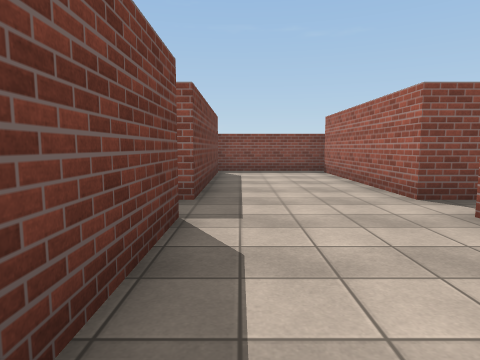
view 1 (above)

20 first-person views from a walk through a Unity game level. The camera is 1.3 m above the floor, tilts 6° down and sees 75° across. The floor is counted in squares, 2 m on a side. Each view is taken from the middle of a square. On the plan, view 1 faces up. The plan holds only what a view shows up to about 10 squares ahead; the rest is blank. The place goes on beyond the plan. Surface patterns are stand-ins for the level's own textures.

view 2
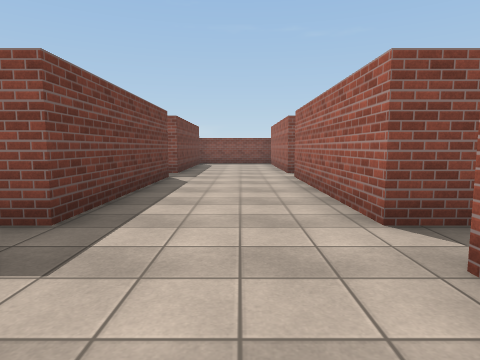

view 3
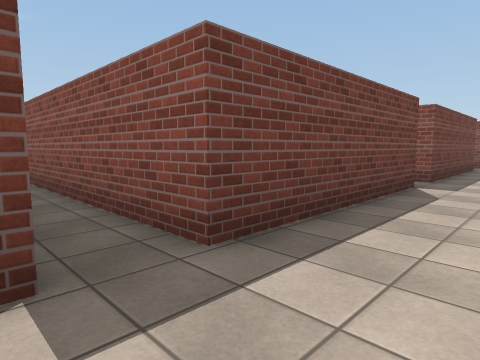

view 4
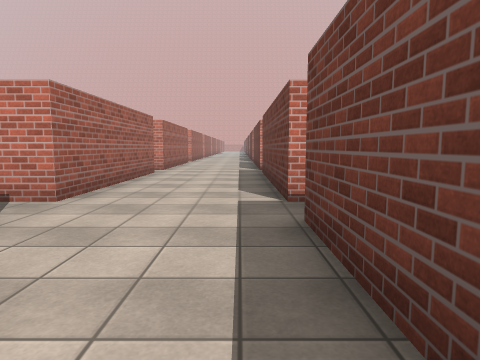

view 5
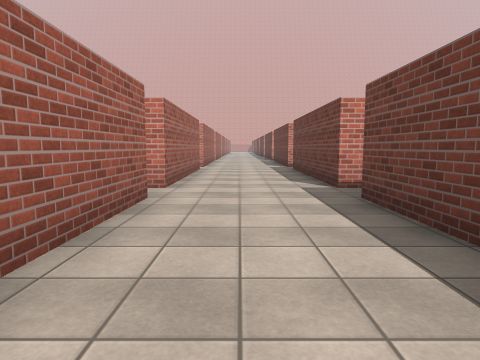

view 6
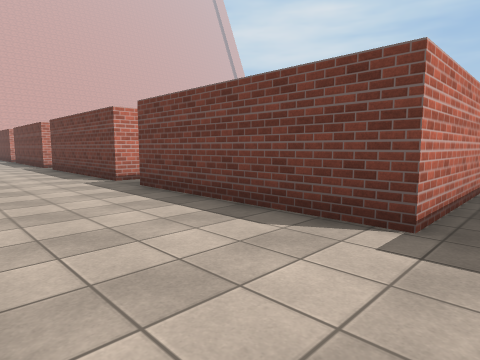

view 7
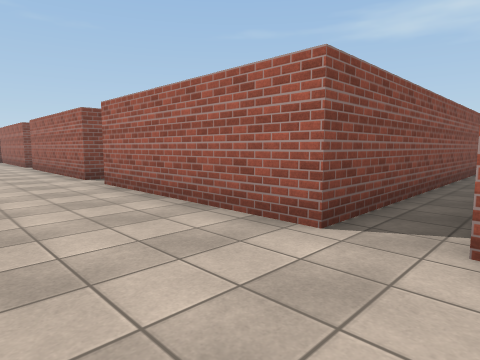

view 8
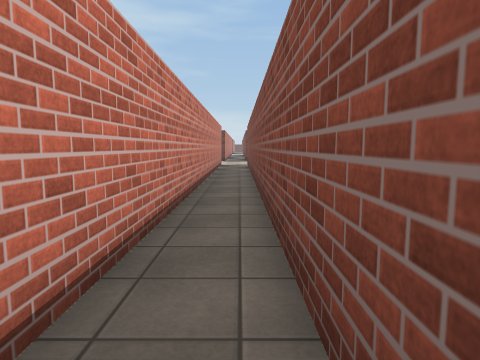

view 9
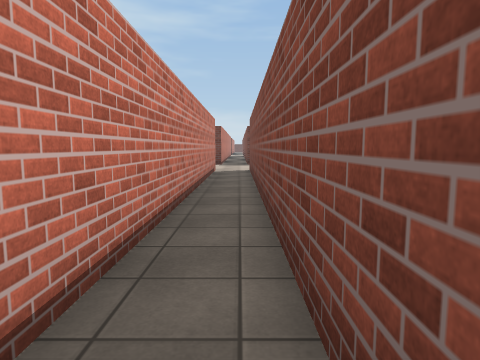

view 10
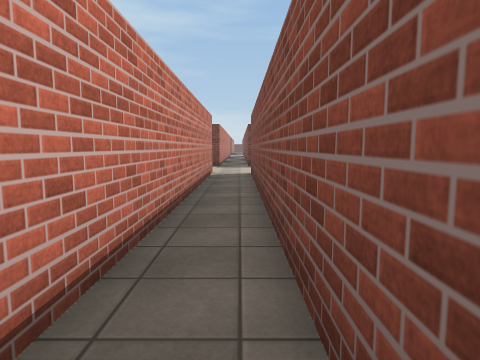

view 11
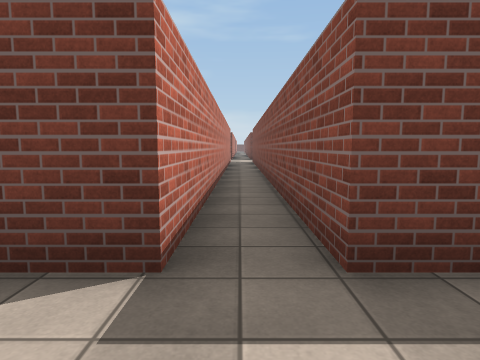

view 12
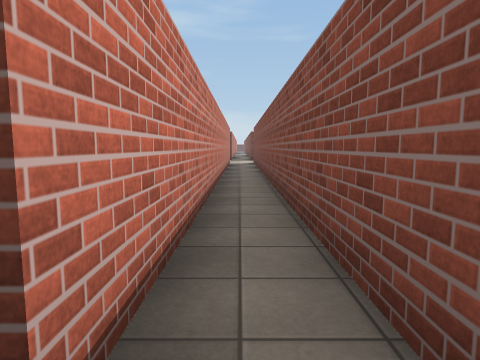

view 13
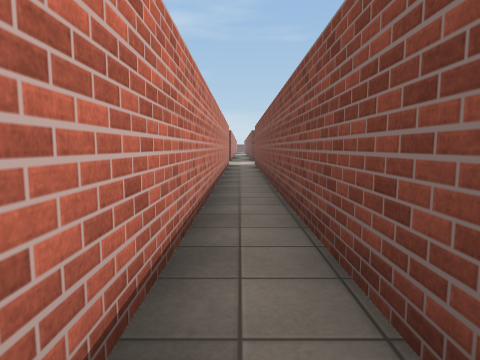

view 14
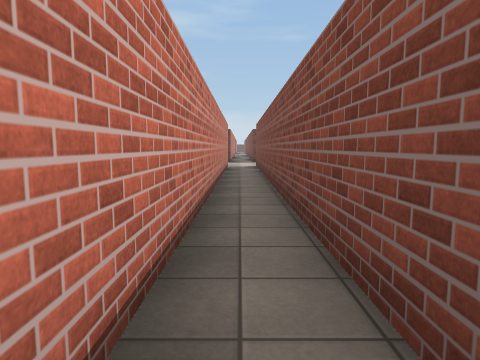

view 15
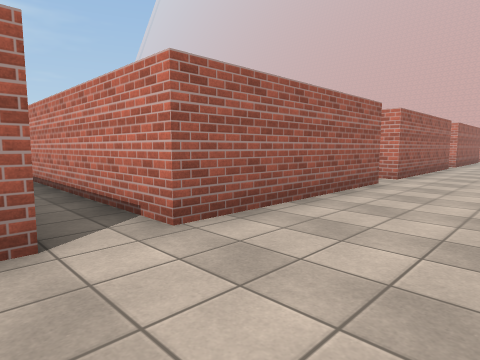

view 16
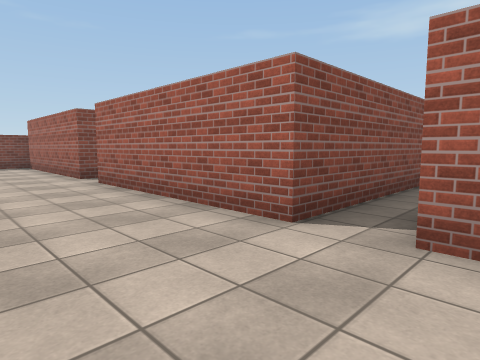

view 17
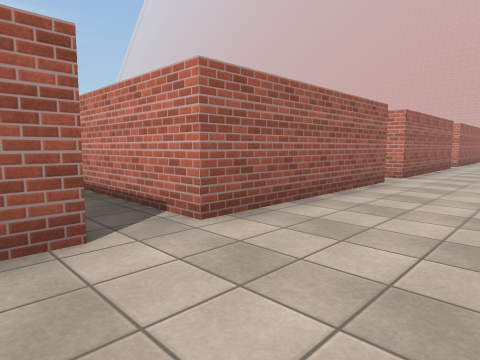

view 18
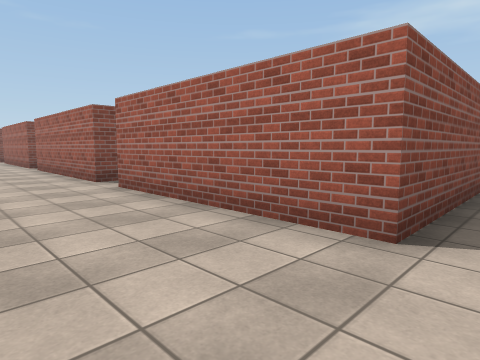

view 19
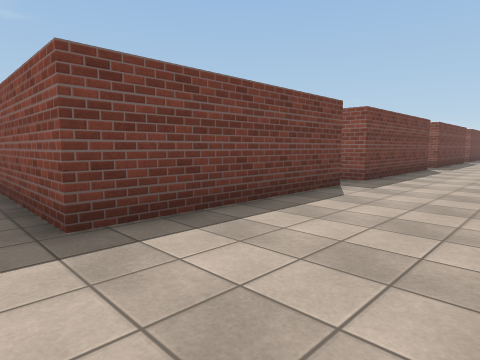

view 20
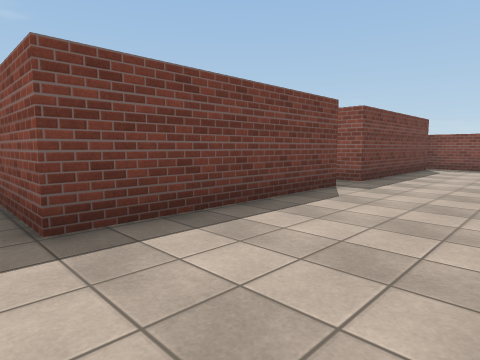

### Floor plan
Points are (right, up) in squares from view 1. A wall is a line through its corners. A room is listed if a view was taken in it or the views show most of it. See-through windows are left out.
Room 1 (views 1, 2, 3, 4, 5, 7, 8, 9, 10, 11, 12, 13, 14, 15, 16, 17, 18)
walls: (2.2, -6.7) (2.2, -2.4); (-0.6, -13) (-0.6, -17.3) (-3.5, -17.3); (2.2, -12) (2.2, -7.7); (2.2, -1.4) (2.2, 2.9); (-0.6, 2.9) (-0.6, -1.4) (-11.8, -1.4); (-12.5, -7.7) (-0.6, -7.7) (-0.6, -12); (-11.5, -2.4) (-0.6, -2.4) (-0.6, -6.7) (-12.5, -6.7); (2.2, -17.3) (2.2, -13); (3, 3.8) (2.2, 3.8) (2.2, 8.2); (-0.6, 8.2) (-0.6, 3.8); (2.4, 8.6) (-0.8, 8.6)
ways out: opening at (1, -18) to room 2; opening at (1, -7) to room 2; opening at (1, -2) to room 2
Room 2 (views 6, 19, 20)
walls: (9.2, -6.7) (2.2, -6.7); (5.9, -1.4) (2.2, -1.4); (2.2, -7.7) (5.2, -7.7); (2.2, -2.4) (7.1, -2.4); (5.4, -17.3) (2.2, -17.3)
ways out: opening at (1, -18) to room 1; opening at (1, -7) to room 1; opening at (1, -2) to room 1

Where each view was taken, in squares from view 1:
view 1: 0 up, 0 right, facing up
view 2: 4 down, 1 right, facing up
view 3: 8 down, 1 right, facing up-left
view 4: 4 down, 0 right, facing down
view 5: 8 down, 1 right, facing down
view 6: 7 down, 2 right, facing down-left
view 7: 8 down, 0 right, facing up-right
view 8: 7 down, 1 left, facing left
view 9: 7 down, 4 left, facing left
view 10: 7 down, 5 left, facing left
view 11: 2 down, 1 right, facing left
view 12: 2 down, 0 right, facing left
view 13: 2 down, 1 left, facing left
view 14: 2 down, 2 left, facing left
view 15: 1 down, 0 right, facing down-right
view 16: 3 down, 0 right, facing up-right
view 17: 6 down, 0 right, facing down-right
view 18: 18 down, 0 right, facing up-right
view 19: 18 down, 2 right, facing up-left
view 20: 2 down, 2 right, facing up-left
